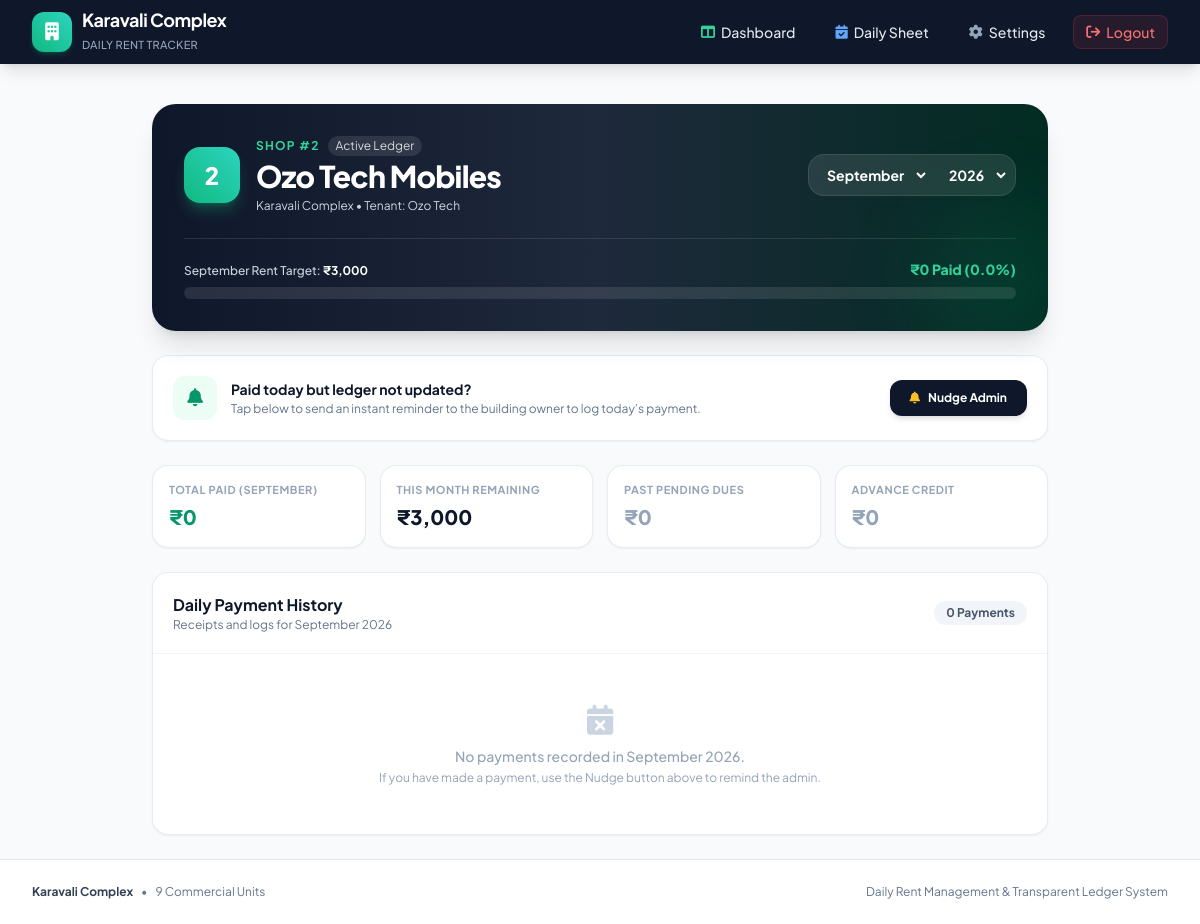
/shop/2 (signed in), run on the app's committed database.
### models.py (models this page shows, shortened)
class Shop(db.Model):
    __tablename__ = 'shops'
    id = db.Column(db.Integer, primary_key=True)
    shop_number = db.Column(db.Integer, unique=True, nullable=False)  # 1 to 9
    name = db.Column(db.String(120), nullable=False)                 # e.g., 'Namana Saloon'
    tenant_name = db.Column(db.String(120), nullable=True)
    phone = db.Column(db.String(20), nullable=True)
    monthly_rent = db.Column(db.Numeric(10, 2), default=0.00, nullable=False)
    status = db.Column(db.String(20), default='ACTIVE', nullable=False)  # 'ACTIVE' or 'VACANT'
    past_pending_balance = db.Column(db.Numeric(10, 2), default=0.00, nullable=False)
    advance_balance = db.Column(db.Numeric(10, 2), default=0.00, nullable=False)
    pin = db.Column(db.String(10), default='1234', nullable=False)  # 4-digit PIN for vendor login
    payments = db.relationship('Payment', backref='shop', cascade='all, delete-orphan', order_by='Payment.payment_date.desc(), Payment.id.desc()', lazy='dynamic')
    nudges = db.relationship('Nudge', backref='shop', cascade='all, delete-orphan', order_by='Nudge.created_at.desc()', lazy='dynamic')
    @property
    def is_active(self):
        return self.status == 'ACTIVE'
    def get_financial_summary(self, year=None, month=None):
        if year is None or month is None:
            today = date.today()
            year = today.year
            month = today.month
        if year < 2026 or (year == 2026 and month < 9):
            target_rent = Decimal('0.00')
        else:
            target_rent = Decimal(str(self.monthly_rent if self.is_active else 0.00))
        from sqlalchemy import extract, func
        month_payments_sum = db.session.query(func.coalesce(func.sum(Payment.amount), 0))\
            .filter(Payment.shop_id == self.id)\
            .filter(extract('year', Payment.payment_date) == year)\
            .filter(extract('month', Payment.payment_date) == month)\
            .scalar()
        total_paid_this_month = Decimal(str(month_payments_sum or 0.00))
        past_pending = Decimal(str(self.past_pending_balance or 0.00))
        advance = Decimal(str(self.advance_balance or 0.00))
        effective_rent = max(Decimal('0.00'), target_rent - advance)
        if total_paid_this_month >= effective_rent:
            this_month_remaining = Decimal('0.00')
            extra_paid = total_paid_this_month - effective_rent
        else:
            this_month_remaining = effective_rent - total_paid_this_month
            extra_paid = Decimal('0.00')
        net_past_pending = past_pending
        net_advance = Decimal('0.00')
        total_net_due = this_month_remaining + net_past_pending - net_advance
        return {
            'target_rent': float(target_rent),
            'total_paid_this_month': float(total_paid_this_month),
            'this_month_remaining': float(this_month_remaining),
            'past_pending': float(net_past_pending),
            'advance': float(net_advance),
            'total_net_due': float(total_net_due),
            'is_fulfilled': total_paid_this_month >= effective_rent and net_past_pending == 0,
            'percentage_paid': min(100.0, round((float(total_paid_this_month) / float(target_rent) * 100), 1)) if target_rent > 0 else 100.0
        }

### routes/vendor.py (the view)
@vendor_bp.route('/<int:shop_id>')
@login_required
@vendor_access_required
def shop_portal(shop_id):
    shop = Shop.query.get_or_404(shop_id)
    today = date.today()
    default_month = 9 if (today.year == 2026 and today.month < 9) else today.month
    default_year = 2026 if (today.year == 2026 and today.month < 9) else today.year
    selected_year = int(request.args.get('year', default_year))
    selected_month = int(request.args.get('month', default_month))
    summary = shop.get_financial_summary(selected_year, selected_month)
    payments = shop.payments.filter(
        extract('year', Payment.payment_date) == selected_year,
        extract('month', Payment.payment_date) == selected_month
    ).all()
    all_payments = shop.payments.limit(50).all()
    today_nudge = shop.nudges.filter_by(nudge_date=today, status='PENDING').first()
    has_nudged_today = today_nudge is not None
    today_payment = shop.payments.filter_by(payment_date=today).first()
    return render_template(
        'vendor/portal.html',
        shop=shop,
        summary=summary,
        payments=payments,
        all_payments=all_payments,
        has_nudged_today=has_nudged_today,
        today_payment=today_payment,
        selected_year=selected_year,
        selected_month=selected_month,
        today=today
    )

### models.py (called while the page is built)
    @property
    def is_admin(self):
        return self.role == 'ADMIN'

### routes/vendor.py (called while the page is built)
def vendor_access_required(f):
    @wraps(f)
    def decorated_function(shop_id, *args, **kwargs):
        if not current_user.is_authenticated:
            return redirect(url_for('auth.login'))
        if not current_user.is_admin and current_user.shop_id != shop_id:
            flash('Access restricted. You can only view your own shop ledger.', 'error')
            return redirect(url_for('vendor.shop_portal', shop_id=current_user.shop_id))
        return f(shop_id, *args, **kwargs)
    return decorated_function

### templates/vendor/portal.html (shortened to what this page needs)
{% extends 'base.html' %}
{% block content %}
<div class="max-w-4xl mx-auto space-y-6">
    <div class="bg-gradient-to-r from-slate-900 via-slate-800 to-emerald-950 text-white p-6 sm:p-8 rounded-3xl shadow-xl relative overflow-hidden">
        <div class="absolute -right-8 -bottom-8 w-40 h-40 bg-emerald-500/10 rounded-full blur-2xl pointer-events-none"></div>
        <div class="flex flex-col sm:flex-row sm:items-center justify-between gap-4 relative z-10">
            <div class="flex items-center gap-4">
                <div class="w-14 h-14 rounded-2xl bg-gradient-to-tr from-emerald-500 to-teal-400 flex items-center justify-center font-black text-2xl text-white shadow-lg shadow-emerald-500/30">
                    {{ shop.shop_number }}
                </div>
                <div>
                    <div class="flex items-center gap-2">
                        <span class="text-xs uppercase tracking-widest text-emerald-400 font-bold">Shop #{{ shop.shop_number }}</span>
                        <span class="text-xs bg-white/10 text-white/80 px-2 py-0.5 rounded-full">Active Ledger</span>
                    </div>
                    <h1 class="text-2xl sm:text-3xl font-extrabold tracking-tight mt-0.5">{{ shop.name }}</h1>
                    <p class="text-xs text-slate-300 mt-1">Karavali Complex • Tenant: {{ shop.tenant_name or 'Shopkeeper' }}</p>
                </div>
            </div>
            <form method="GET" action="{{ url_for('vendor.shop_portal', shop_id=shop.id) }}" class="flex items-center gap-2 bg-white/10 backdrop-blur-md p-1.5 rounded-2xl border border-white/10 text-white">
                <select name="month" onchange="this.form.submit()" class="bg-transparent text-xs sm:text-sm font-bold text-white px-2 py-1 outline-none cursor-pointer">
                    {% for m in range(1, 13) %}
                        <option value="{{ m }}" {% if m == selected_month %}selected{% endif %} class="text-slate-900">{{ m|month_name }}</option>
                    {% endfor %}
                </select>
                <select name="year" onchange="this.form.submit()" class="bg-transparent text-xs sm:text-sm font-bold text-white px-2 py-1 outline-none cursor-pointer">
                    {% for y in range(current_year - 2, current_year + 3) %}
                        <option value="{{ y }}" {% if y == selected_year %}selected{% endif %} class="text-slate-900">{{ y }}</option>
                    {% endfor %}
                </select>
            </form>
        </div>
        <div class="mt-6 pt-5 border-t border-white/10">
            <div class="flex justify-between items-baseline text-xs mb-2">
                <span class="text-slate-300 font-medium">{{ selected_month|month_name }} Rent Target: <span class="font-bold text-white">{{ summary.target_rent|inr }}</span></span>
                <span class="font-black text-emerald-400 text-sm">{{ summary.total_paid_this_month|inr }} Paid ({{ summary.percentage_paid }}%)</span>
            </div>
            <div class="w-full bg-white/10 rounded-full h-3 overflow-hidden p-0.5">
            </div>
        </div>
    </div>
    <div class="bg-white rounded-2xl p-5 border border-slate-200/80 shadow-sm flex flex-col sm:flex-row items-start sm:items-center justify-between gap-4">
        <div class="flex items-center gap-3.5">
            <div class="w-11 h-11 rounded-xl {% if has_nudged_today %}bg-amber-100 text-amber-700{% else %}bg-emerald-50 text-emerald-600{% endif %} flex items-center justify-center flex-shrink-0">
                <i class="fa-solid fa-bell text-lg"></i>
            </div>
            <div>
                <h3 class="font-bold text-slate-900 text-sm">Paid today but ledger not updated?</h3>
                <p class="text-xs text-slate-500 mt-0.5">
                    {% if today_payment %}
                        <span class="text-emerald-600 font-bold">✓ Today's payment ({{ today_payment.amount|inr }}) is already recorded!</span>
                    {% elif has_nudged_today %}
                        <span class="text-amber-600 font-bold">✓ Nudge sent to Admin for today. Waiting for update.</span>
                    {% else %}
                        Tap below to send an instant reminder to the building owner to log today’s payment.
                    {% endif %}
                </p>
            </div>
        </div>
        <div>
            {% if has_nudged_today %}
                <button type="button" disabled class="px-4 py-2.5 bg-amber-100 text-amber-800 text-xs font-bold rounded-xl cursor-not-allowed flex items-center gap-2">
                    <i class="fa-solid fa-check"></i>
                    <span>Nudge Sent Today</span>
                </button>
            {% else %}
                <form method="POST" action="{{ url_for('vendor.send_nudge', shop_id=shop.id) }}">
                    <button type="submit" class="px-5 py-2.5 bg-slate-900 hover:bg-slate-800 text-white text-xs font-bold rounded-xl shadow-md shadow-slate-900/10 transition flex items-center gap-2">
                        <i class="fa-solid fa-bell text-amber-400"></i>
                        <span>Nudge Admin</span>
                    </button>
                </form>
            {% endif %}
        </div>
    </div>
    <div class="grid grid-cols-2 sm:grid-cols-4 gap-3.5">
        <div class="bg-white p-4 rounded-2xl border border-slate-200/80 shadow-sm">
            <span class="text-[11px] font-bold uppercase tracking-wider text-slate-400 block">Total Paid ({{ selected_month|month_name }})</span>
            <div class="text-xl font-extrabold text-emerald-600 mt-1">{{ summary.total_paid_this_month|inr }}</div>
        </div>
        <div class="bg-white p-4 rounded-2xl border border-slate-200/80 shadow-sm">
            <span class="text-[11px] font-bold uppercase tracking-wider text-slate-400 block">This Month Remaining</span>
            <div class="text-xl font-extrabold {% if summary.this_month_remaining > 0 %}text-slate-900{% else %}text-emerald-600{% endif %} mt-1">
                {{ summary.this_month_remaining|inr }}
            </div>
        </div>
        <div class="bg-white p-4 rounded-2xl border border-slate-200/80 shadow-sm">
            <span class="text-[11px] font-bold uppercase tracking-wider text-slate-400 block">Past Pending Dues</span>
            <div class="text-xl font-extrabold {% if summary.past_pending > 0 %}text-rose-600{% else %}text-slate-400{% endif %} mt-1">
                {{ summary.past_pending|inr }}
            </div>
        </div>
        <div class="bg-white p-4 rounded-2xl border border-slate-200/80 shadow-sm">
            <span class="text-[11px] font-bold uppercase tracking-wider text-slate-400 block">Advance Credit</span>
            <div class="text-xl font-extrabold {% if summary.advance > 0 %}text-emerald-600{% else %}text-slate-400{% endif %} mt-1">
                {{ summary.advance|inr }}
            </div>
        </div>
    </div>
    <div class="bg-white rounded-2xl border border-slate-200/80 shadow-sm overflow-hidden">
        <div class="p-5 border-b border-slate-100 flex items-center justify-between">
            <div>
                <h3 class="font-bold text-slate-900 text-base">Daily Payment History</h3>
                <p class="text-xs text-slate-500">Receipts and logs for {{ selected_month|month_name }} {{ selected_year }}</p>
            </div>
            <span class="text-xs font-bold text-slate-600 bg-slate-100 px-3 py-1 rounded-full">
                {{ payments|length }} Payments
            </span>
        </div>
        {% if payments %}
            <div class="divide-y divide-slate-100">
                {% for p in payments %}
                    <div class="p-4 sm:px-6 hover:bg-slate-50/70 transition flex items-center justify-between gap-4">
                        <div class="flex items-center gap-3.5">
                            <div class="w-10 h-10 rounded-xl {% if p.payment_mode == 'UPI' %}bg-blue-50 text-blue-600{% else %}bg-emerald-50 text-emerald-600{% endif %} flex items-center justify-center font-bold text-sm">
                                {% if p.payment_mode == 'UPI' %}
                                    <i class="fa-solid fa-mobile-screen"></i>
                                {% else %}
                                    <i class="fa-solid fa-money-bill-wave"></i>
                                {% endif %}
                            </div>
                            <div>
                                <div class="font-bold text-slate-900 text-sm">{{ p.payment_date|format_date }}</div>
                                <div class="text-xs text-slate-400 flex items-center gap-2 mt-0.5">
                                    <span>Via {{ p.payment_mode }}</span>
                                    {% if p.notes %}
                                        <span>•</span>
                                        <span class="italic text-slate-500">{{ p.notes }}</span>
                                    {% endif %}
                                </div>
                            </div>
                        </div>
                        <div class="text-right">
                            <div class="font-black text-emerald-600 text-base sm:text-lg">
                                +{{ p.amount|inr }}
                            </div>
                            <span class="text-[10px] text-slate-400 font-medium">Logged by Admin</span>
                        </div>
                    </div>
                {% endfor %}
            </div>
        {% else %}
            <div class="py-12 text-center text-slate-400">
                <i class="fa-solid fa-calendar-xmark text-3xl mb-2 text-slate-300 block"></i>
                <p class="text-sm font-medium">No payments recorded in {{ selected_month|month_name }} {{ selected_year }}.</p>
                <p class="text-xs text-slate-400 mt-1">If you have made a payment, use the Nudge button above to remind the admin.</p>
            </div>
        {% endif %}
    </div>
</div>
{% endblock %}

### templates/base.html (style rules this page uses)
body { font-family: 'Plus Jakarta Sans', sans-serif; background-color: #f8fafc; }

### data on the page
Shop: shop_number "2", name "Ozo Tech Mobiles", tenant_name "Ozo Tech"

### other printed values
{{ selected_month|month_name }} "September"
{{ summary.target_rent|inr }} "₹3,000"
{{ summary.total_paid_this_month|inr }} "₹0"
{{ summary.percentage_paid }} "0.0"
{{ selected_month|month_name }} "SEPTEMBER"
{{ summary.this_month_remaining|inr }} "₹3,000"
{{ summary.past_pending|inr }} "₹0"
{{ summary.advance|inr }} "₹0"
{{ selected_year }} "2026"
{{ payments|length }} "0"
form field month "September"
form field year "2026"
